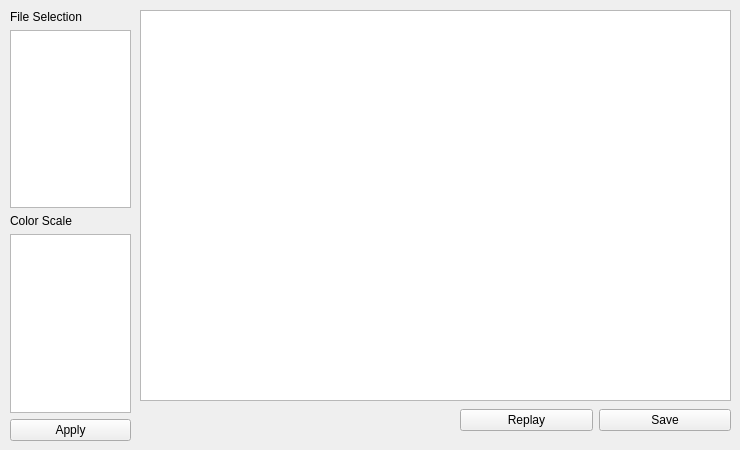
                 <widget class="QWidget" name="page_38">
                  <widget class="QGraphicsView" name="graphicsView_Vis_Wat_cSca_Disp">
                   <property name="geometry">
                    <rect>
                     <x>140</x>
                     <y>10</y>
                     <width>591</width>
                     <height>391</height>
                    </rect>
                   </property>
                  </widget>
                  <widget class="QWidget" name="horizontalLayoutWidget_22">
                   <property name="geometry">
                    <rect>
                     <x>460</x>
                     <y>400</y>
                     <width>271</width>
                     <height>41</height>
                    </rect>
                   </property>
                   <layout class="QHBoxLayout" name="horizontalLayout_27">
                    <item>
                     <widget class="QPushButton" name="pushButton_Vis_Wat_cSca_Replay">
                      <property name="text">
                       <string>Replay</string>
                      </property>
                     </widget>
                    </item>
                    <item>
                     <widget class="QPushButton" name="pushButton_Vis_Wat_cSca_Save">
                      <property name="text">
                       <string>Save</string>
                      </property>
                     </widget>
                    </item>
                   </layout>
                  </widget>
                  <widget class="QWidget" name="verticalLayoutWidget_18">
                   <property name="geometry">
                    <rect>
                     <x>10</x>
                     <y>10</y>
                     <width>121</width>
                     <height>431</height>
                    </rect>
                   </property>
                   <layout class="QVBoxLayout" name="verticalLayout_20">
                    <item>
                     <widget class="QLabel" name="label_Vis_Wat_cSca_fSele">
                      <property name="text">
                       <string>File Selection</string>
                      </property>
                     </widget>
                    </item>
                    <item>
                     <widget class="QListWidget" name="listWidget_Vis_Wat_cSca_fSele"/>
                    </item>
                    <item>
                     <widget class="QLabel" name="label_Vis_Wat_cSca_cSca">
                      <property name="text">
                       <string>Color Scale</string>
                      </property>
                     </widget>
                    </item>
                    <item>
                     <widget class="QListWidget" name="listWidget_Vis_Wat_cSca_cSca"/>
                    </item>
                    <item>
                     <widget class="QPushButton" name="pushButton_Vis_Wat_cSca_Apply">
                      <property name="text">
                       <string>Apply</string>
                      </property>
                     </widget>
                    </item>
                   </layout>
                  </widget>
                 </widget>
